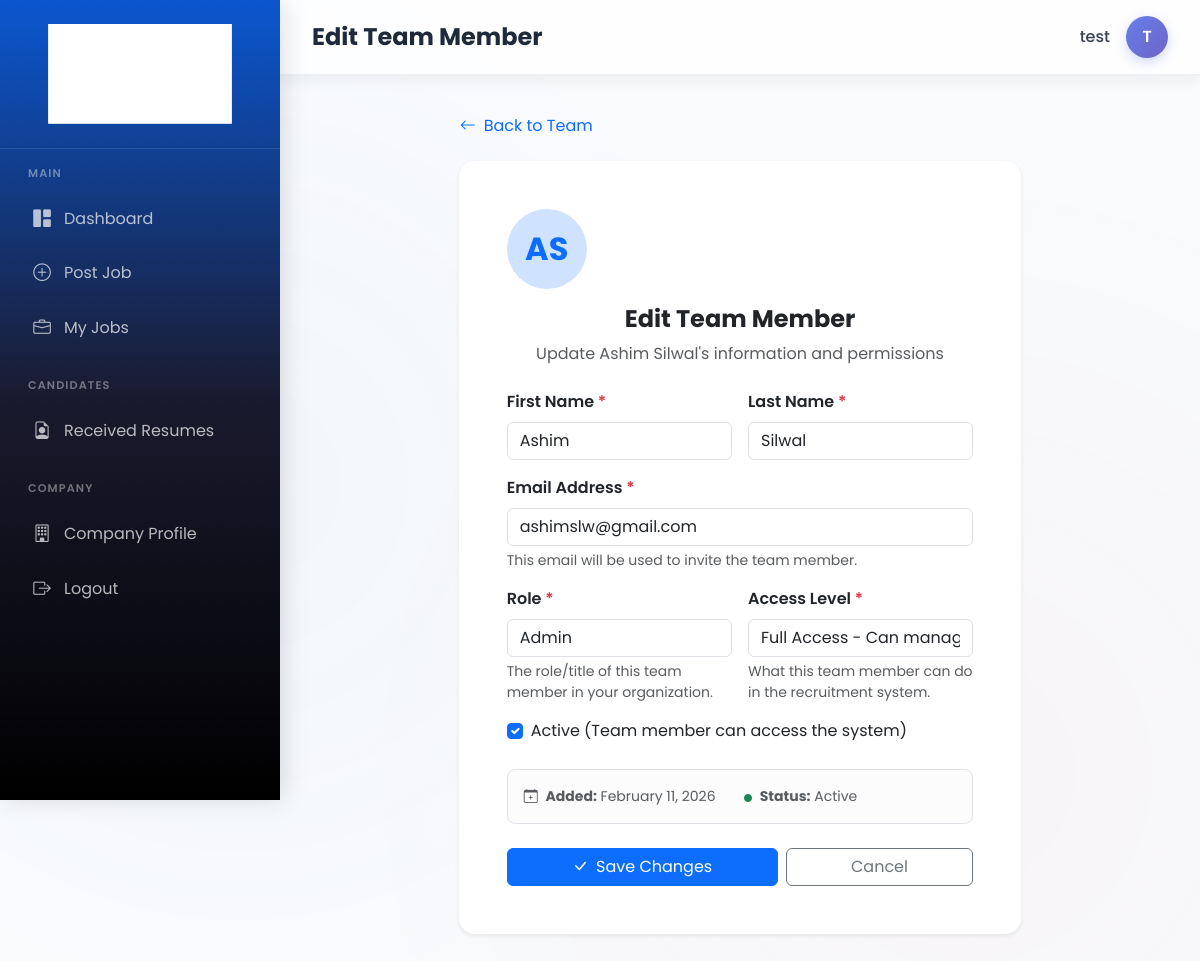
Screenshot of /accounts/team/3/edit/ (signed in) with the database file from the repository.
### accounts/models.py (models this page shows, shortened)
class TeamMember(models.Model):
    ROLE_CHOICES = [
        ('admin', 'Admin'),
        ('hr_manager', 'HR Manager'),
        ('recruiter', 'Recruiter'),
        ('hiring_manager', 'Hiring Manager'),
        ('interviewer', 'Interviewer'),
        ('viewer', 'Viewer'),
    ]
    PERMISSION_CHOICES = [
        ('full_access', 'Full Access - Can manage everything'),
        ('manage_jobs', 'Manage Jobs - Can post, edit, and delete jobs'),
        ('view_applications', 'View Applications - Can view and review applications'),
        ('interview_candidates', 'Interview Candidates - Can review and update application status'),
        ('view_only', 'View Only - Can only view jobs and applications'),
    ]
    company_owner = models.ForeignKey(User, on_delete=models.CASCADE, related_name='team_members')
    email = models.EmailField(unique=True)
    first_name = models.CharField(max_length=100)
    last_name = models.CharField(max_length=100)
    role = models.CharField(max_length=20, choices=ROLE_CHOICES, default='viewer')
    permissions = models.CharField(max_length=30, choices=PERMISSION_CHOICES, default='view_only')
    is_active = models.BooleanField(default=True)
    invited_at = models.DateTimeField(auto_now_add=True)
    invitation_token = models.UUIDField(default=uuid.uuid4, editable=False, db_index=True)
    invitation_accepted = models.BooleanField(default=False)
    invitation_accepted_at = models.DateTimeField(null=True, blank=True)
    user = models.OneToOneField(User, on_delete=models.SET_NULL, null=True, blank=True, related_name='team_membership')
    class Meta:
        ordering = ['-invited_at']
        unique_together = ['company_owner', 'email']
    def get_full_name(self):
        return f"{self.first_name} {self.last_name}"

### accounts/views.py (the view)
# urls.py: path('team/<int:member_id>/edit/', views.edit_team_member, name='edit_team_member'),
@login_required
def edit_team_member(request, member_id):
    profile = get_user_profile_safe(request)
    if profile is None or profile.user_type != 'recruiter':
        messages.error(request, 'Only recruiters can edit team members.')
        return redirect('accounts:home')
    from django.shortcuts import get_object_or_404
    team_member = get_object_or_404(TeamMember, id=member_id, company_owner=request.user)
    if request.method == 'POST':
        form = TeamMemberForm(request.POST, instance=team_member)
        if form.is_valid():
            changes = {}
            if form.has_changed():
                for field in form.changed_data:
                    if field in ['role', 'permissions', 'is_active']:
                        old_value = getattr(team_member, field)
                        new_value = form.cleaned_data[field]
                        if field == 'role':
                            changes['Role'] = f"{dict(TeamMember.ROLE_CHOICES).get(old_value)} → {dict(TeamMember.ROLE_CHOICES).get(new_value)}"
                        elif field == 'permissions':
                            changes['Permissions'] = f"{dict(TeamMember.PERMISSION_CHOICES).get(old_value)} → {dict(TeamMember.PERMISSION_CHOICES).get(new_value)}"
                        elif field == 'is_active':
                            changes['Status'] = f"{'Active' if old_value else 'Inactive'} → {'Active' if new_value else 'Inactive'}"
            updated_member = form.save()
            member_name = updated_member.get_full_name()
            if changes:
                send_access_update_notification(updated_member, request.user, changes)
            messages.success(request, f'Team member {member_name} updated successfully!')
            return redirect('team_members')
    else:
        form = TeamMemberForm(instance=team_member)
    return render(request, 'accounts/edit_team_member.html', {
        'form': form,
        'team_member': team_member,
        'profile': profile
    })

### accounts/forms.py
class TeamMemberForm(forms.ModelForm):
    class Meta:
        model = TeamMember
        fields = ['first_name', 'last_name', 'email', 'role', 'permissions', 'is_active']
        widgets = {
            'first_name': forms.TextInput(attrs={
                'class': 'form-control',
                'placeholder': 'First Name'
            }),
            'last_name': forms.TextInput(attrs={
                'class': 'form-control',
                'placeholder': 'Last Name'
            }),
            'email': forms.EmailInput(attrs={
                'class': 'form-control',
                'placeholder': 'work@email.com'
            }),
            'role': forms.Select(attrs={'class': 'form-control'}),
            'permissions': forms.Select(attrs={'class': 'form-control'}),
            'is_active': forms.CheckboxInput(attrs={'class': 'form-check-input'}),
        }
        help_texts = {
            'email': 'This email will be used to invite the team member.',
            'role': 'The role/title of this team member in your organization.',
            'permissions': 'What this team member can do in the recruitment system.',
        }

### accounts/views.py (called while the page is built)
def get_user_profile_safe(request):
    try:
        return request.user.profile
    except:
        return None

### accounts/templates/accounts/edit_team_member.html (shortened to what this page needs)
{% extends 'dashboard_base.html' %}
{% block page_title %}Edit Team Member{% endblock %}
{% block content %}
<div class="row justify-content-center">
    <div class="col-lg-8">
        <a href="{% url 'accounts:team_members' %}" class="btn btn-link text-decoration-none ps-0 mb-3">
            <i class="bi bi-arrow-left me-2"></i>Back to Team
        </a>
        <div class="card border-0 shadow-sm rounded-4">
            <div class="card-body p-4 p-md-5">
                <div class="text-center mb-4">
                    <div class="avatar-lg mx-auto mb-3">
                        <div class="rounded-circle bg-primary-subtle d-flex align-items-center justify-content-center text-primary fw-bold" style="width: 80px; height: 80px; font-size: 2rem;">
                            {{ team_member.first_name|first }}{{ team_member.last_name|first }}
                        </div>
                    </div>
                    <h4 class="fw-bold mb-2">Edit Team Member</h4>
                    <p class="text-muted">Update {{ team_member.get_full_name }}'s information and permissions</p>
                </div>
                <form method="post">
                    <div class="row g-3">
                        <div class="col-md-6">
                            <label for="{{ form.first_name.id_for_label }}" class="form-label fw-semibold">
                                First Name <span class="text-danger">*</span>
                            </label>
                            {{ form.first_name }}
                        </div>
                        <div class="col-md-6">
                            <label for="{{ form.last_name.id_for_label }}" class="form-label fw-semibold">
                                Last Name <span class="text-danger">*</span>
                            </label>
                            {{ form.last_name }}
                        </div>
                        <div class="col-12">
                            <label for="{{ form.email.id_for_label }}" class="form-label fw-semibold">
                                Email Address <span class="text-danger">*</span>
                            </label>
                            {{ form.email }}
                            {% if form.email.help_text %}
                            <div class="form-text">{{ form.email.help_text }}</div>
                            {% endif %}
                        </div>
                        <div class="col-md-6">
                            <label for="{{ form.role.id_for_label }}" class="form-label fw-semibold">
                                Role <span class="text-danger">*</span>
                            </label>
                            {{ form.role }}
                            {% if form.role.help_text %}
                            <div class="form-text">{{ form.role.help_text }}</div>
                            {% endif %}
                        </div>
                        <div class="col-md-6">
                            <label for="{{ form.permissions.id_for_label }}" class="form-label fw-semibold">
                                Access Level <span class="text-danger">*</span>
                            </label>
                            {{ form.permissions }}
                            {% if form.permissions.help_text %}
                            <div class="form-text">{{ form.permissions.help_text }}</div>
                            {% endif %}
                        </div>
                        <div class="col-12">
                            <div class="form-check">
                                {{ form.is_active }}
                                <label class="form-check-label" for="{{ form.is_active.id_for_label }}">
                                    Active (Team member can access the system)
                                </label>
                            </div>
                        </div>
                    </div>
                    <div class="alert alert-light border rounded-3 mt-4">
                        <div class="row g-2 small text-muted">
                            <div class="col-md-6">
                                <i class="bi bi-calendar-plus me-1"></i>
                                <strong>Added:</strong> {{ team_member.invited_at|date:"F d, Y" }}
                            </div>
                            <div class="col-md-6">
                                <i class="bi bi-circle-fill me-1 {% if team_member.is_active %}text-success{% else %}text-secondary{% endif %}" style="font-size: 0.5rem;"></i>
                                <strong>Status:</strong> {% if team_member.is_active %}Active{% else %}Inactive{% endif %}
                            </div>
                        </div>
                    </div>
                    <div class="d-flex gap-2 mt-4">
                        <button type="submit" class="btn btn-primary flex-fill">
                            <i class="bi bi-check-lg me-2"></i>Save Changes
                        </button>
                        <a href="{% url 'accounts:team_members' %}" class="btn btn-outline-secondary flex-fill">
                            Cancel
                        </a>
                    </div>
                </form>
            </div>
        </div>
    </div>
</div>
{% endblock %}

### templates/dashboard_base.html (shortened to what this page needs)
{% load static %}
<!DOCTYPE html>
<html lang="en">
<head>
    <link href="https://cdn.jsdelivr.net/npm/bootstrap@5.3.2/dist/css/bootstrap.min.css" rel="stylesheet">
    <link rel="stylesheet" href="https://cdn.jsdelivr.net/npm/bootstrap-icons@1.11.1/font/bootstrap-icons.css">
</head>
<body>
    <aside class="sidebar" id="sidebar">
        <div class="sidebar-header">
            <a href="{% url 'project_home' %}" class="sidebar-logo" style="justify-content: center;">
                <img src="{% static 'images/Blue_Logo.svg' %}" alt="Pro Recruiter AI" style="height: 100px; width: auto; filter: brightness(0) invert(1);">
            </a>
        </div>
        <nav class="sidebar-nav">
            {% with user_type=user.profile.user_type|default:"" %}
            {% if user_type == 'recruiter' %}
            <div class="nav-section">
                <div class="nav-section-title">Main</div>
                <a href="{% url 'jobs:recruiter_dashboard' %}" class="nav-link {% if request.resolver_match.url_name == 'recruiter_dashboard' %}active{% endif %}">
                    <i class="bi bi-grid-1x2-fill"></i> Dashboard
                </a>
                <a href="{% url 'jobs:post_job' %}" class="nav-link {% if request.resolver_match.url_name == 'post_job' %}active{% endif %}">
                    <i class="bi bi-plus-circle"></i> Post Job
                </a>
                <a href="{% url 'jobs:recruiter_jobs' %}" class="nav-link {% if request.resolver_match.url_name == 'recruiter_jobs' %}active{% endif %}">
                    <i class="bi bi-briefcase"></i> My Jobs
                </a>
            </div>
            <div class="nav-section">
                <div class="nav-section-title">Candidates</div>
                <a href="{% url 'jobs:view_all_applications' %}" class="nav-link {% if request.resolver_match.url_name == 'view_all_applications' or request.resolver_match.url_name == 'view_applications' %}active{% endif %}">
                    <i class="bi bi-file-earmark-person"></i> Received Resumes
                </a>
            </div>
            <div class="nav-section">
                <div class="nav-section-title">Company</div>
                <a href="{% url 'accounts:profile' %}" class="nav-link {% if request.resolver_match.url_name == 'profile' %}active{% endif %}">
                    <i class="bi bi-building"></i> Company Profile
                </a>
                <a href="{% url 'accounts:logout' %}" class="nav-link">
                    <i class="bi bi-box-arrow-right"></i> Logout
                </a>
            </div>
            {% endif %}
            {% endwith %}
        </nav>
    </aside>
    <main class="main-content">
        <header class="top-bar">
            <div class="d-flex align-items-center gap-3">
                <h1 class="page-title">{% block page_title %}Dashboard{% endblock %}</h1>
            </div>
            <div class="user-menu">
                <span class="user-name">{{ user.get_full_name|default:user.username }}</span>
                <div class="user-avatar">{{ user.first_name|first|default:user.username|first }}</div>
            </div>
        </header>
        <div class="content-area">
            {% block content %}{% endblock %}
        </div>
    </main>
</body>
</html>

### accounts/templates/accounts/edit_team_member.html (style rules this page uses)
.bg-primary-subtle { background-color: rgba(13, 110, 253, 0.1); }

### rows the page displays
TeamMember: first_name|first "A", last_name|first "S", get_full_name "Ashim Silwal", first_name "Ashim", last_name "Silwal", email "ashimslw@gmail.com", role "Admin", permissions "Full Access - Can manage everything", is_active "☑", invited_at "February 11, 2026"

### other values shown
{{ user.get_full_name|default:user.username }} "test"
{{ user.first_name|first|default:user.username|first }} "T"
